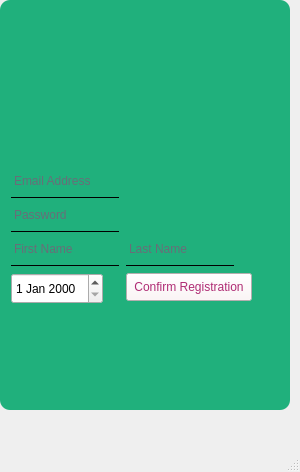
<?xml version="1.0" encoding="UTF-8"?>
<ui version="4.0">
 <class>MainWindow</class>
 <widget class="QMainWindow" name="MainWindow">
  <property name="geometry">
   <rect>
    <x>0</x>
    <y>0</y>
    <width>300</width>
    <height>472</height>
   </rect>
  </property>
  <property name="acceptDrops">
   <bool>false</bool>
  </property>
  <property name="windowTitle">
   <string>MainWindow</string>
  </property>
  <property name="autoFillBackground">
   <bool>false</bool>
  </property>
  <widget class="QWidget" name="centralwidget">
   <widget class="QWidget" name="widget" native="true">
    <property name="geometry">
     <rect>
      <x>0</x>
      <y>0</y>
      <width>450</width>
      <height>600</height>
     </rect>
    </property>
   </widget>
   <widget class="QLabel" name="main_box">
    <property name="geometry">
     <rect>
      <x>0</x>
      <y>0</y>
      <width>290</width>
      <height>410</height>
     </rect>
    </property>
    <property name="styleSheet">
     <string notr="true">background-color:rgb(32, 176, 124);
border-radius: 10px</string>
    </property>
    <property name="text">
     <string/>
    </property>
   </widget>
   <widget class="QLabel" name="logo">
    <property name="geometry">
     <rect>
      <x>10</x>
      <y>10</y>
      <width>271</width>
      <height>151</height>
     </rect>
    </property>
    <property name="text">
     <string/>
    </property>
    <property name="pixmap">
     <pixmap>../images/Logo.png</pixmap>
    </property>
   </widget>
   <widget class="QLineEdit" name="email_address">
    <property name="geometry">
     <rect>
      <x>11</x>
      <y>171</y>
      <width>108</width>
      <height>27</height>
     </rect>
    </property>
    <property name="palette">
     <palette>
      <active>
       <colorrole role="WindowText">
        <brush brushstyle="SolidPattern">
         <color alpha="255">
          <red>175</red>
          <green>44</green>
          <blue>116</blue>
         </color>
        </brush>
       </colorrole>
       <colorrole role="Button">
        <brush brushstyle="SolidPattern">
         <color alpha="0">
          <red>0</red>
          <green>0</green>
          <blue>0</blue>
         </color>
        </brush>
       </colorrole>
       <colorrole role="Text">
        <brush brushstyle="SolidPattern">
         <color alpha="255">
          <red>175</red>
          <green>44</green>
          <blue>116</blue>
         </color>
        </brush>
       </colorrole>
       <colorrole role="ButtonText">
        <brush brushstyle="SolidPattern">
         <color alpha="255">
          <red>175</red>
          <green>44</green>
          <blue>116</blue>
         </color>
        </brush>
       </colorrole>
       <colorrole role="Base">
        <brush brushstyle="SolidPattern">
         <color alpha="0">
          <red>0</red>
          <green>0</green>
          <blue>0</blue>
         </color>
        </brush>
       </colorrole>
       <colorrole role="Window">
        <brush brushstyle="SolidPattern">
         <color alpha="0">
          <red>0</red>
          <green>0</green>
          <blue>0</blue>
         </color>
        </brush>
       </colorrole>
      </active>
      <inactive>
       <colorrole role="WindowText">
        <brush brushstyle="SolidPattern">
         <color alpha="255">
          <red>175</red>
          <green>44</green>
          <blue>116</blue>
         </color>
        </brush>
       </colorrole>
       <colorrole role="Button">
        <brush brushstyle="SolidPattern">
         <color alpha="0">
          <red>0</red>
          <green>0</green>
          <blue>0</blue>
         </color>
        </brush>
       </colorrole>
       <colorrole role="Text">
        <brush brushstyle="SolidPattern">
         <color alpha="255">
          <red>175</red>
          <green>44</green>
          <blue>116</blue>
         </color>
        </brush>
       </colorrole>
       <colorrole role="ButtonText">
        <brush brushstyle="SolidPattern">
         <color alpha="255">
          <red>175</red>
          <green>44</green>
          <blue>116</blue>
         </color>
        </brush>
       </colorrole>
       <colorrole role="Base">
        <brush brushstyle="SolidPattern">
         <color alpha="0">
          <red>0</red>
          <green>0</green>
          <blue>0</blue>
         </color>
        </brush>
       </colorrole>
       <colorrole role="Window">
        <brush brushstyle="SolidPattern">
         <color alpha="0">
          <red>0</red>
          <green>0</green>
          <blue>0</blue>
         </color>
        </brush>
       </colorrole>
      </inactive>
      <disabled>
       <colorrole role="WindowText">
        <brush brushstyle="SolidPattern">
         <color alpha="255">
          <red>175</red>
          <green>44</green>
          <blue>116</blue>
         </color>
        </brush>
       </colorrole>
       <colorrole role="Button">
        <brush brushstyle="SolidPattern">
         <color alpha="0">
          <red>0</red>
          <green>0</green>
          <blue>0</blue>
         </color>
        </brush>
       </colorrole>
       <colorrole role="Text">
        <brush brushstyle="SolidPattern">
         <color alpha="255">
          <red>175</red>
          <green>44</green>
          <blue>116</blue>
         </color>
        </brush>
       </colorrole>
       <colorrole role="ButtonText">
        <brush brushstyle="SolidPattern">
         <color alpha="255">
          <red>175</red>
          <green>44</green>
          <blue>116</blue>
         </color>
        </brush>
       </colorrole>
       <colorrole role="Base">
        <brush brushstyle="SolidPattern">
         <color alpha="0">
          <red>0</red>
          <green>0</green>
          <blue>0</blue>
         </color>
        </brush>
       </colorrole>
       <colorrole role="Window">
        <brush brushstyle="SolidPattern">
         <color alpha="0">
          <red>0</red>
          <green>0</green>
          <blue>0</blue>
         </color>
        </brush>
       </colorrole>
      </disabled>
     </palette>
    </property>
    <property name="tabletTracking">
     <bool>false</bool>
    </property>
    <property name="autoFillBackground">
     <bool>false</bool>
    </property>
    <property name="styleSheet">
     <string notr="true">background-color: rgba(0, 0, 0, 0);
border: 1px solid rgba(0, 0, 0, 0);
border-bottom-color: rgba(0, 0, 0, 255);
padding-bottom: 7px;
color: rgb(175, 44, 116);</string>
    </property>
    <property name="text">
     <string/>
    </property>
    <property name="cursorPosition">
     <number>0</number>
    </property>
    <property name="placeholderText">
     <string>Email Address</string>
    </property>
   </widget>
   <widget class="QLineEdit" name="password">
    <property name="geometry">
     <rect>
      <x>11</x>
      <y>205</y>
      <width>108</width>
      <height>27</height>
     </rect>
    </property>
    <property name="palette">
     <palette>
      <active>
       <colorrole role="WindowText">
        <brush brushstyle="SolidPattern">
         <color alpha="255">
          <red>175</red>
          <green>44</green>
          <blue>116</blue>
         </color>
        </brush>
       </colorrole>
       <colorrole role="Button">
        <brush brushstyle="SolidPattern">
         <color alpha="0">
          <red>0</red>
          <green>0</green>
          <blue>0</blue>
         </color>
        </brush>
       </colorrole>
       <colorrole role="Text">
        <brush brushstyle="SolidPattern">
         <color alpha="255">
          <red>175</red>
          <green>44</green>
          <blue>116</blue>
         </color>
        </brush>
       </colorrole>
       <colorrole role="ButtonText">
        <brush brushstyle="SolidPattern">
         <color alpha="255">
          <red>175</red>
          <green>44</green>
          <blue>116</blue>
         </color>
        </brush>
       </colorrole>
       <colorrole role="Base">
        <brush brushstyle="SolidPattern">
         <color alpha="0">
          <red>0</red>
          <green>0</green>
          <blue>0</blue>
         </color>
        </brush>
       </colorrole>
       <colorrole role="Window">
        <brush brushstyle="SolidPattern">
         <color alpha="0">
          <red>0</red>
          <green>0</green>
          <blue>0</blue>
         </color>
        </brush>
       </colorrole>
      </active>
      <inactive>
       <colorrole role="WindowText">
        <brush brushstyle="SolidPattern">
         <color alpha="255">
          <red>175</red>
          <green>44</green>
          <blue>116</blue>
         </color>
        </brush>
       </colorrole>
       <colorrole role="Button">
        <brush brushstyle="SolidPattern">
         <color alpha="0">
          <red>0</red>
          <green>0</green>
          <blue>0</blue>
         </color>
        </brush>
       </colorrole>
       <colorrole role="Text">
        <brush brushstyle="SolidPattern">
         <color alpha="255">
          <red>175</red>
          <green>44</green>
          <blue>116</blue>
         </color>
        </brush>
       </colorrole>
       <colorrole role="ButtonText">
        <brush brushstyle="SolidPattern">
         <color alpha="255">
          <red>175</red>
          <green>44</green>
          <blue>116</blue>
         </color>
        </brush>
       </colorrole>
       <colorrole role="Base">
        <brush brushstyle="SolidPattern">
         <color alpha="0">
          <red>0</red>
          <green>0</green>
          <blue>0</blue>
         </color>
        </brush>
       </colorrole>
       <colorrole role="Window">
        <brush brushstyle="SolidPattern">
         <color alpha="0">
          <red>0</red>
          <green>0</green>
          <blue>0</blue>
         </color>
        </brush>
       </colorrole>
      </inactive>
      <disabled>
       <colorrole role="WindowText">
        <brush brushstyle="SolidPattern">
         <color alpha="255">
          <red>175</red>
          <green>44</green>
          <blue>116</blue>
         </color>
        </brush>
       </colorrole>
       <colorrole role="Button">
        <brush brushstyle="SolidPattern">
         <color alpha="0">
          <red>0</red>
          <green>0</green>
          <blue>0</blue>
         </color>
        </brush>
       </colorrole>
       <colorrole role="Text">
        <brush brushstyle="SolidPattern">
         <color alpha="255">
          <red>175</red>
          <green>44</green>
          <blue>116</blue>
         </color>
        </brush>
       </colorrole>
       <colorrole role="ButtonText">
        <brush brushstyle="SolidPattern">
         <color alpha="255">
          <red>175</red>
          <green>44</green>
          <blue>116</blue>
         </color>
        </brush>
       </colorrole>
       <colorrole role="Base">
        <brush brushstyle="SolidPattern">
         <color alpha="0">
          <red>0</red>
          <green>0</green>
          <blue>0</blue>
         </color>
        </brush>
       </colorrole>
       <colorrole role="Window">
        <brush brushstyle="SolidPattern">
         <color alpha="0">
          <red>0</red>
          <green>0</green>
          <blue>0</blue>
         </color>
        </brush>
       </colorrole>
      </disabled>
     </palette>
    </property>
    <property name="tabletTracking">
     <bool>false</bool>
    </property>
    <property name="autoFillBackground">
     <bool>false</bool>
    </property>
    <property name="styleSheet">
     <string notr="true">background-color: rgba(0, 0, 0, 0);
border: 1px solid rgba(0, 0, 0, 0);
border-bottom-color: rgba(0, 0, 0, 255);
padding-bottom: 7px;
color: rgb(175, 44, 116);</string>
    </property>
    <property name="text">
     <string/>
    </property>
    <property name="echoMode">
     <enum>QLineEdit::Password</enum>
    </property>
    <property name="placeholderText">
     <string>Password</string>
    </property>
   </widget>
   <widget class="QLineEdit" name="opt">
    <property name="geometry">
     <rect>
      <x>11</x>
      <y>239</y>
      <width>108</width>
      <height>27</height>
     </rect>
    </property>
    <property name="palette">
     <palette>
      <active>
       <colorrole role="WindowText">
        <brush brushstyle="SolidPattern">
         <color alpha="255">
          <red>175</red>
          <green>44</green>
          <blue>116</blue>
         </color>
        </brush>
       </colorrole>
       <colorrole role="Button">
        <brush brushstyle="SolidPattern">
         <color alpha="0">
          <red>0</red>
          <green>0</green>
          <blue>0</blue>
         </color>
        </brush>
       </colorrole>
       <colorrole role="Text">
        <brush brushstyle="SolidPattern">
         <color alpha="255">
          <red>175</red>
          <green>44</green>
          <blue>116</blue>
         </color>
        </brush>
       </colorrole>
       <colorrole role="ButtonText">
        <brush brushstyle="SolidPattern">
         <color alpha="255">
          <red>175</red>
          <green>44</green>
          <blue>116</blue>
         </color>
        </brush>
       </colorrole>
       <colorrole role="Base">
        <brush brushstyle="SolidPattern">
         <color alpha="0">
          <red>0</red>
          <green>0</green>
          <blue>0</blue>
         </color>
        </brush>
       </colorrole>
       <colorrole role="Window">
        <brush brushstyle="SolidPattern">
         <color alpha="0">
          <red>0</red>
          <green>0</green>
          <blue>0</blue>
         </color>
        </brush>
       </colorrole>
      </active>
      <inactive>
       <colorrole role="WindowText">
        <brush brushstyle="SolidPattern">
         <color alpha="255">
          <red>175</red>
          <green>44</green>
          <blue>116</blue>
         </color>
        </brush>
       </colorrole>
       <colorrole role="Button">
        <brush brushstyle="SolidPattern">
         <color alpha="0">
          <red>0</red>
          <green>0</green>
          <blue>0</blue>
         </color>
        </brush>
       </colorrole>
       <colorrole role="Text">
        <brush brushstyle="SolidPattern">
         <color alpha="255">
          <red>175</red>
          <green>44</green>
          <blue>116</blue>
         </color>
        </brush>
       </colorrole>
       <colorrole role="ButtonText">
        <brush brushstyle="SolidPattern">
         <color alpha="255">
          <red>175</red>
          <green>44</green>
          <blue>116</blue>
         </color>
        </brush>
       </colorrole>
       <colorrole role="Base">
        <brush brushstyle="SolidPattern">
         <color alpha="0">
          <red>0</red>
          <green>0</green>
          <blue>0</blue>
         </color>
        </brush>
       </colorrole>
       <colorrole role="Window">
        <brush brushstyle="SolidPattern">
         <color alpha="0">
          <red>0</red>
          <green>0</green>
          <blue>0</blue>
         </color>
        </brush>
       </colorrole>
      </inactive>
      <disabled>
       <colorrole role="WindowText">
        <brush brushstyle="SolidPattern">
         <color alpha="255">
          <red>175</red>
          <green>44</green>
          <blue>116</blue>
         </color>
        </brush>
       </colorrole>
       <colorrole role="Button">
        <brush brushstyle="SolidPattern">
         <color alpha="0">
          <red>0</red>
          <green>0</green>
          <blue>0</blue>
         </color>
        </brush>
       </colorrole>
       <colorrole role="Text">
        <brush brushstyle="SolidPattern">
         <color alpha="255">
          <red>175</red>
          <green>44</green>
          <blue>116</blue>
         </color>
        </brush>
       </colorrole>
       <colorrole role="ButtonText">
        <brush brushstyle="SolidPattern">
         <color alpha="255">
          <red>175</red>
          <green>44</green>
          <blue>116</blue>
         </color>
        </brush>
       </colorrole>
       <colorrole role="Base">
        <brush brushstyle="SolidPattern">
         <color alpha="0">
          <red>0</red>
          <green>0</green>
          <blue>0</blue>
         </color>
        </brush>
       </colorrole>
       <colorrole role="Window">
        <brush brushstyle="SolidPattern">
         <color alpha="0">
          <red>0</red>
          <green>0</green>
          <blue>0</blue>
         </color>
        </brush>
       </colorrole>
      </disabled>
     </palette>
    </property>
    <property name="tabletTracking">
     <bool>false</bool>
    </property>
    <property name="autoFillBackground">
     <bool>false</bool>
    </property>
    <property name="styleSheet">
     <string notr="true">background-color: rgba(0, 0, 0, 0);
border: 1px solid rgba(0, 0, 0, 0);
border-bottom-color: rgba(0, 0, 0, 255);
padding-bottom: 7px;
color: rgb(175, 44, 116);</string>
    </property>
    <property name="inputMask">
     <string/>
    </property>
    <property name="text">
     <string/>
    </property>
    <property name="maxLength">
     <number>255</number>
    </property>
    <property name="placeholderText">
     <string>First Name</string>
    </property>
    <property name="clearButtonEnabled">
     <bool>false</bool>
    </property>
   </widget>
   <widget class="QLineEdit" name="opt_2">
    <property name="geometry">
     <rect>
      <x>126</x>
      <y>239</y>
      <width>108</width>
      <height>27</height>
     </rect>
    </property>
    <property name="palette">
     <palette>
      <active>
       <colorrole role="WindowText">
        <brush brushstyle="SolidPattern">
         <color alpha="255">
          <red>175</red>
          <green>44</green>
          <blue>116</blue>
         </color>
        </brush>
       </colorrole>
       <colorrole role="Button">
        <brush brushstyle="SolidPattern">
         <color alpha="0">
          <red>0</red>
          <green>0</green>
          <blue>0</blue>
         </color>
        </brush>
       </colorrole>
       <colorrole role="Text">
        <brush brushstyle="SolidPattern">
         <color alpha="255">
          <red>175</red>
          <green>44</green>
          <blue>116</blue>
         </color>
        </brush>
       </colorrole>
       <colorrole role="ButtonText">
        <brush brushstyle="SolidPattern">
         <color alpha="255">
          <red>175</red>
          <green>44</green>
          <blue>116</blue>
         </color>
        </brush>
       </colorrole>
       <colorrole role="Base">
        <brush brushstyle="SolidPattern">
         <color alpha="0">
          <red>0</red>
          <green>0</green>
          <blue>0</blue>
         </color>
        </brush>
       </colorrole>
       <colorrole role="Window">
        <brush brushstyle="SolidPattern">
         <color alpha="0">
          <red>0</red>
          <green>0</green>
          <blue>0</blue>
         </color>
        </brush>
       </colorrole>
      </active>
      <inactive>
       <colorrole role="WindowText">
        <brush brushstyle="SolidPattern">
         <color alpha="255">
          <red>175</red>
          <green>44</green>
          <blue>116</blue>
         </color>
        </brush>
       </colorrole>
       <colorrole role="Button">
        <brush brushstyle="SolidPattern">
         <color alpha="0">
          <red>0</red>
          <green>0</green>
          <blue>0</blue>
         </color>
        </brush>
       </colorrole>
       <colorrole role="Text">
        <brush brushstyle="SolidPattern">
         <color alpha="255">
          <red>175</red>
          <green>44</green>
          <blue>116</blue>
         </color>
        </brush>
       </colorrole>
       <colorrole role="ButtonText">
        <brush brushstyle="SolidPattern">
         <color alpha="255">
          <red>175</red>
          <green>44</green>
          <blue>116</blue>
         </color>
        </brush>
       </colorrole>
       <colorrole role="Base">
        <brush brushstyle="SolidPattern">
         <color alpha="0">
          <red>0</red>
          <green>0</green>
          <blue>0</blue>
         </color>
        </brush>
       </colorrole>
       <colorrole role="Window">
        <brush brushstyle="SolidPattern">
         <color alpha="0">
          <red>0</red>
          <green>0</green>
          <blue>0</blue>
         </color>
        </brush>
       </colorrole>
      </inactive>
      <disabled>
       <colorrole role="WindowText">
        <brush brushstyle="SolidPattern">
         <color alpha="255">
          <red>175</red>
          <green>44</green>
          <blue>116</blue>
         </color>
        </brush>
       </colorrole>
       <colorrole role="Button">
        <brush brushstyle="SolidPattern">
         <color alpha="0">
          <red>0</red>
          <green>0</green>
          <blue>0</blue>
         </color>
        </brush>
       </colorrole>
       <colorrole role="Text">
        <brush brushstyle="SolidPattern">
         <color alpha="255">
          <red>175</red>
          <green>44</green>
          <blue>116</blue>
         </color>
        </brush>
       </colorrole>
       <colorrole role="ButtonText">
        <brush brushstyle="SolidPattern">
         <color alpha="255">
          <red>175</red>
          <green>44</green>
          <blue>116</blue>
         </color>
        </brush>
       </colorrole>
       <colorrole role="Base">
        <brush brushstyle="SolidPattern">
         <color alpha="0">
          <red>0</red>
          <green>0</green>
          <blue>0</blue>
         </color>
        </brush>
       </colorrole>
       <colorrole role="Window">
        <brush brushstyle="SolidPattern">
         <color alpha="0">
          <red>0</red>
          <green>0</green>
          <blue>0</blue>
         </color>
        </brush>
       </colorrole>
      </disabled>
     </palette>
    </property>
    <property name="tabletTracking">
     <bool>false</bool>
    </property>
    <property name="autoFillBackground">
     <bool>false</bool>
    </property>
    <property name="styleSheet">
     <string notr="true">background-color: rgba(0, 0, 0, 0);
border: 1px solid rgba(0, 0, 0, 0);
border-bottom-color: rgba(0, 0, 0, 255);
padding-bottom: 7px;
color: rgb(175, 44, 116);</string>
    </property>
    <property name="inputMask">
     <string/>
    </property>
    <property name="text">
     <string/>
    </property>
    <property name="maxLength">
     <number>255</number>
    </property>
    <property name="placeholderText">
     <string>Last Name</string>
    </property>
    <property name="clearButtonEnabled">
     <bool>false</bool>
    </property>
   </widget>
   <widget class="QDateEdit" name="dateEdit">
    <property name="geometry">
     <rect>
      <x>11</x>
      <y>273</y>
      <width>92</width>
      <height>31</height>
     </rect>
    </property>
   </widget>
   <widget class="QPushButton" name="confirmation_button">
    <property name="geometry">
     <rect>
      <x>126</x>
      <y>273</y>
      <width>126</width>
      <height>28</height>
     </rect>
    </property>
    <property name="styleSheet">
     <string notr="true">border_radius: 5px;
color: rgb(175, 44, 116);
background-color: rgb(252, 244, 245)</string>
    </property>
    <property name="text">
     <string>Confirm Registration</string>
    </property>
    <property name="checkable">
     <bool>false</bool>
    </property>
   </widget>
  </widget>
  <widget class="QMenuBar" name="menubar">
   <property name="geometry">
    <rect>
     <x>0</x>
     <y>0</y>
     <width>300</width>
     <height>26</height>
    </rect>
   </property>
  </widget>
  <widget class="QStatusBar" name="statusbar"/>
 </widget>
 <resources/>
 <connections/>
</ui>
